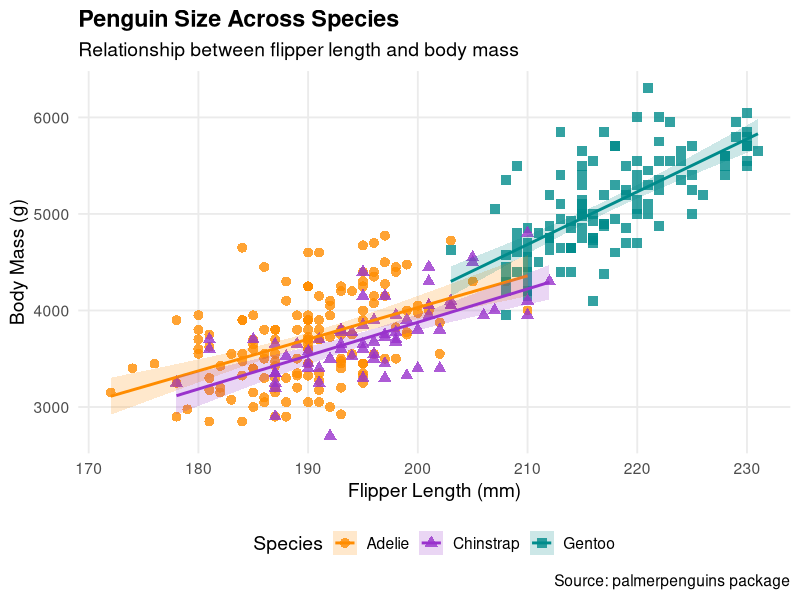

Source code (R):
## ---- chunk 1
suppressPackageStartupMessages(library(tidyverse))
library(palmerpenguins)
## ---- chunk 2
# Remove rows with missing data for a cleaner plot
penguins_clean <- penguins %>% 
  drop_na(flipper_length_mm, body_mass_g)

# Create the plot
ggplot(data = penguins_clean, 
       aes(x = flipper_length_mm, y = body_mass_g)) +
  # Add points with transparency and color by species
  geom_point(aes(color = species, shape = species), 
             size = 3, alpha = 0.8) +
  # Add a smooth trend line for each species
  geom_smooth(aes(color = species, fill = species), 
              method = "lm", se = TRUE, alpha = 0.2) +
  # Use custom "beautiful" colors
  scale_color_manual(values = c("Adelie" = "#FF8C00", "Chinstrap" = "#9932CC", "Gentoo" = "#008B8B")) +
  scale_fill_manual(values = c("Adelie" = "#FF8C00", "Chinstrap" = "#9932CC", "Gentoo" = "#008B8B")) +
  # Clean up the theme and labels
  theme_minimal(base_size = 14) +
  labs(
    title = "Penguin Size Across Species",
    subtitle = "Relationship between flipper length and body mass",
    x = "Flipper Length (mm)",
    y = "Body Mass (g)",
    color = "Species",
    shape = "Species",
    fill = "Species",
    caption = "Source: palmerpenguins package"
  ) +
  theme(
    legend.position = "bottom",
    plot.title = element_text(face = "bold"),
    panel.grid.minor = element_blank()
  )
